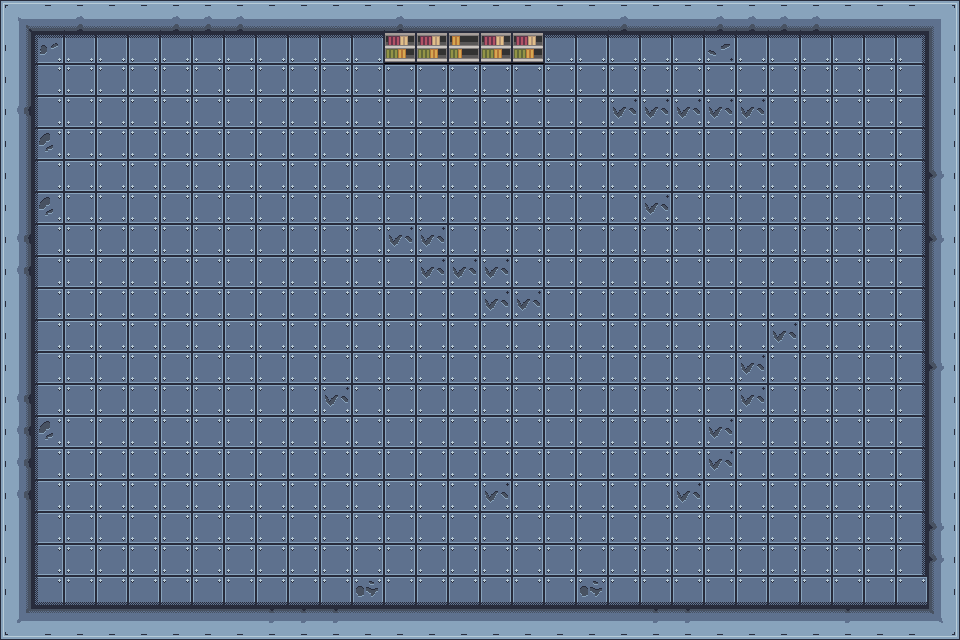

The image is a tile-based game level rendered from a .tmx file. Its description and complete source (layers, tilesets, objects, tile grids) follow:
An orthogonal 30x20 tile map with 32x32 px tiles, 1 tile layer (Tile Layer 1).

<map version="1.10" tiledversion="1.12.2" orientation="orthogonal" renderorder="right-down" width="30" height="20" tilewidth="32" tileheight="32" infinite="0" nextlayerid="2" nextobjectid="1">
 <tileset firstgid="1" source="TileSet v1.0.tsx" />
 <layer id="1" name="Tile Layer 1" width="30" height="20">
  <data encoding="csv">
44,5,45,5,5,45,45,45,5,5,5,5,45,5,5,5,5,5,5,45,5,5,45,45,45,45,5,5,5,6,
14,41,2,2,2,2,2,2,2,2,2,2,38,38,37,38,38,2,2,2,2,2,42,2,2,2,2,2,3,16,
14,11,12,12,12,12,12,12,12,12,12,12,12,12,12,12,12,12,12,12,12,12,12,12,12,12,12,12,13,16,
54,11,12,12,12,12,12,12,12,12,12,12,12,12,12,12,12,12,12,52,52,52,52,52,12,12,12,12,13,16,
14,51,12,12,12,12,12,12,12,12,12,12,12,12,12,12,12,12,12,12,12,12,12,12,12,12,12,12,13,16,
14,11,12,12,12,12,12,12,12,12,12,12,12,12,12,12,12,12,12,12,12,12,12,12,12,12,12,12,13,56,
14,51,12,12,12,12,12,12,12,12,12,12,12,12,12,12,12,12,12,12,52,12,12,12,12,12,12,12,13,16,
54,11,12,12,12,12,12,12,12,12,12,12,52,52,12,12,12,12,12,12,12,12,12,12,12,12,12,12,13,56,
54,11,12,12,12,12,12,12,12,12,12,12,12,52,52,52,12,12,12,12,12,12,12,12,12,12,12,12,13,16,
14,11,12,12,12,12,12,12,12,12,12,12,12,12,12,52,52,12,12,12,12,12,12,12,12,12,12,12,13,16,
14,11,12,12,12,12,12,12,12,12,12,12,12,12,12,12,12,12,12,12,12,12,12,12,52,12,12,12,13,16,
14,11,12,12,12,12,12,12,12,12,12,12,12,12,12,12,12,12,12,12,12,12,12,52,12,12,12,12,13,56,
54,11,12,12,12,12,12,12,12,12,52,12,12,12,12,12,12,12,12,12,12,12,12,52,12,12,12,12,13,16,
54,51,12,12,12,12,12,12,12,12,12,12,12,12,12,12,12,12,12,12,12,12,52,12,12,12,12,12,13,16,
54,11,12,12,12,12,12,12,12,12,12,12,12,12,12,12,12,12,12,12,12,12,52,12,12,12,12,12,13,16,
54,11,12,12,12,12,12,12,12,12,12,12,12,12,12,52,12,12,12,12,12,52,12,12,12,12,12,12,13,16,
14,11,12,12,12,12,12,12,12,12,12,12,12,12,12,12,12,12,12,12,12,12,12,12,12,12,12,12,13,56,
14,11,12,12,12,12,12,12,12,12,12,12,12,12,12,12,12,12,12,12,12,12,12,12,12,12,12,12,13,56,
14,21,22,22,22,22,22,22,22,22,22,62,22,22,22,22,22,22,62,22,22,22,22,22,22,22,22,22,22,16,
64,25,25,25,25,25,25,25,65,65,65,25,25,25,25,25,25,25,25,25,65,65,25,25,25,25,65,25,25,66
</data>
 </layer>
</map>
